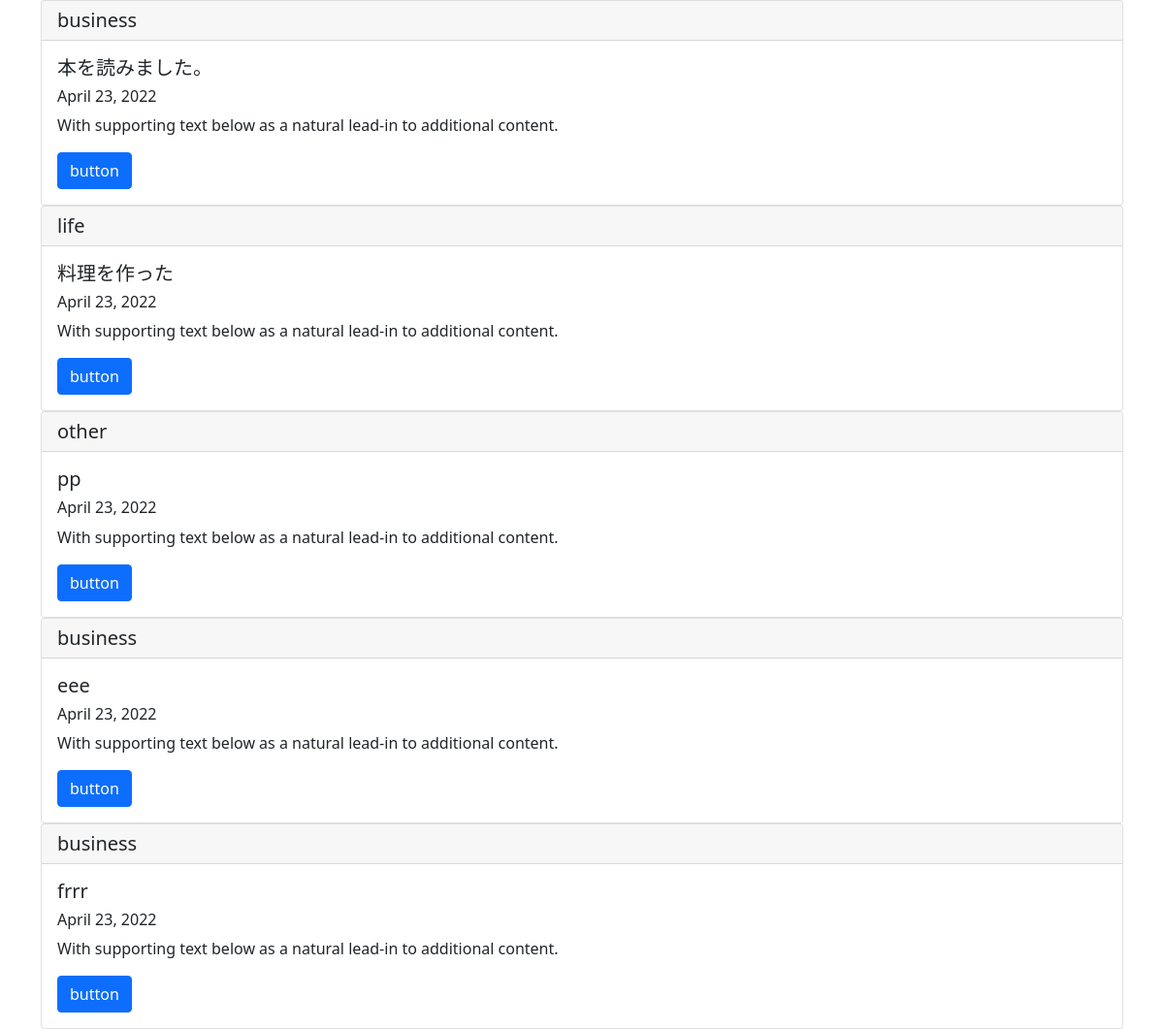
Page /list/ on the committed database.
### blogpost/models.py (models this page shows, shortened)
class BlogModel(models.Model):
    title = models.CharField(max_length=100)
    content = models.TextField()
    postdate = models.DateField(auto_now_add=True)
    category = models.CharField(
        max_length=50,
        choices= CATEGORY
    )

### blogpost/views.py (the view)
# urls.py: path('list/', BlogList.as_view(), name='list'),
class BlogList(ListView):
    template_name ='list.html'
    model = BlogModel

### templates/list.html (shortened to what this page needs)
{% extends 'base.html' %}
{% block content %}
      <div class="container">
        {% for item in object_list %}
      <div class="card">
        <h5 class="card-header">{{ item.category }}</h5>
          <div class="card-body">
            <h5 class="card-title">{{ item.title }}</h5>
            <h6 class="card-title">{{ item.postdate }}</h6>
            <p class="card-text">With supporting text below as a natural lead-in to additional content.</p>
            <a href="#" class="btn btn-primary">button</a>
          </div>
       </div>
       {% endfor %}
       </div>
{% endblock content %}

### templates/base.html (shortened to what this page needs)
<!doctype html>
<html lang="en">
  <head>
    <link href="https://cdn.jsdelivr.net/npm/bootstrap@5.0.2/dist/css/bootstrap.min.css" rel="stylesheet">
  </head>
  <body>
    {% block content %}
    {% endblock content %}
  </body>
</html>

### rows in the picture
BlogModel: category "business", title "本を読みました。", postdate "April 23, 2022"
BlogModel: category "life", title "料理を作った", postdate "April 23, 2022"
BlogModel: category "other", title "pp", postdate "April 23, 2022"
BlogModel: category "business", title "eee", postdate "April 23, 2022"
BlogModel: category "business", title "frrr", postdate "April 23, 2022"
